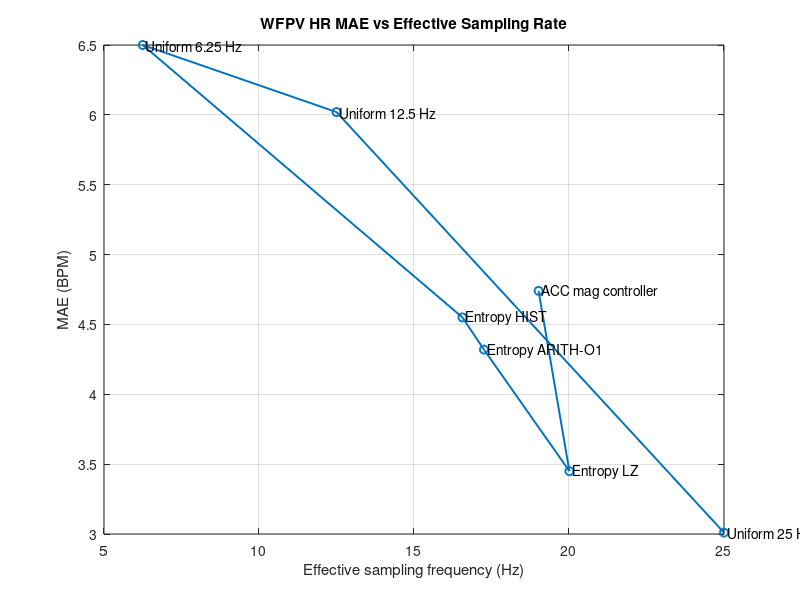

Write the MATLAB code that produced this figure. (Note: this script raises an error after producing the figure.)
% plot_sampling_mae.m
% Quick summary plot of HR MAE (bpm) versus effective PPG sampling rate (Hz)
% using the numbers you reported for uniform baselines and four adaptive
% controllers (HIST, ARITH-O1, LZ, ACC magnitude controller).
%
% Effective rate:
%   R_eff = p_high * f_high + (1 - p_high) * f_low
% Assumes f_high = 25 Hz and f_low = 6.25 Hz for adaptive runs.

clear;

f_high = 25;
f_low  = 6.25;

% Data you provided (MAE_all) -------------------------
% Uniform baselines (actual ADC rate)
uniform_fs  = [25    12.5   6.25];
uniform_mae = [3.01  6.02   6.50];

% Adaptive controllers (p_high in %, MAE_all)
adapt_labels = {'Entropy HIST','Entropy ARITH-O1','Entropy LZ','ACC mag controller'};
p_high_pct   = [55.0,         58.7,               73.4,        68.1];
mae_adapt    = [4.55,         4.32,               3.45,        4.74];

% Compute effective sampling for adaptive runs
p_high = p_high_pct / 100;
fs_eff_adapt = p_high * f_high + (1 - p_high) * f_low;

% Consolidate for plotting
labels = [ ...
    "Uniform 25 Hz", ...
    "Uniform 12.5 Hz", ...
    "Uniform 6.25 Hz", ...
    adapt_labels ...
    ];
fs_eff = [uniform_fs, fs_eff_adapt];
mae    = [uniform_mae, mae_adapt];

% Plot
figure;
plot(fs_eff, mae, 'o-', 'LineWidth', 1.4); grid on;
xlabel('Effective sampling frequency (Hz)');
ylabel('MAE (BPM)');
title('WFPV HR MAE vs Effective Sampling Rate');

% Add text labels near points
for k = 1:numel(fs_eff)
    text(fs_eff(k)+0.1, mae(k), labels(k), 'Interpreter','none');
end

% Print summary table
fprintf('\nSummary: MAE vs effective sampling rate\n');
fprintf('%-25s  fs_eff(Hz)   MAE(BPM)\n', 'Label');
for k = 1:numel(fs_eff)
    fprintf('%-25s  %8.2f    %6.2f\n', labels(k), fs_eff(k), mae(k));
end

% -------- Correlation coefficient vs effective sampling rate --------
% You reported corrcoef values for each run; add them here.
% For adaptive runs:
corr_adapt = [0.9135, 0.9226, 0.9543, 0.8930]; % HIST, ARITH-O1, LZ, ACC mag
% For uniform runs:
corr_uniform = [0.9507, 0.8145, 0.8099];       % 25, 12.5, 6.25 Hz

corr_vals = [corr_uniform, corr_adapt];

figure;
plot(fs_eff, corr_vals, 's-', 'LineWidth', 1.4); grid on;
xlabel('Effective sampling frequency (Hz)');
ylabel('Correlation coefficient');
title('Correlation vs Effective Sampling Rate');
for k = 1:numel(fs_eff)
    text(fs_eff(k)+0.1, corr_vals(k), labels(k), 'Interpreter','none');
end

fprintf('\nSummary: Corrcoef vs effective sampling rate\n');
fprintf('%-25s  fs_eff(Hz)   Corr\n', 'Label');
for k = 1:numel(fs_eff)
    fprintf('%-25s  %8.2f    %6.4f\n', labels(k), fs_eff(k), corr_vals(k));
end

% -------- Uniform-only overlay: MAE (left) and Corr (right) --------
figure;
yyaxis left;
plot(uniform_fs, uniform_mae, 'o-', 'LineWidth', 1.4, 'DisplayName','MAE');
ylabel('MAE (BPM)');

yyaxis right;
plot(uniform_fs, corr_uniform, 's--', 'LineWidth', 1.4, 'DisplayName','Corr');
ylabel('Correlation coefficient');

xlabel('Uniform sampling frequency (Hz)');
title('Baseline MAE and Corr under Uniform Decimation');
grid on;
legend('Location','best');
